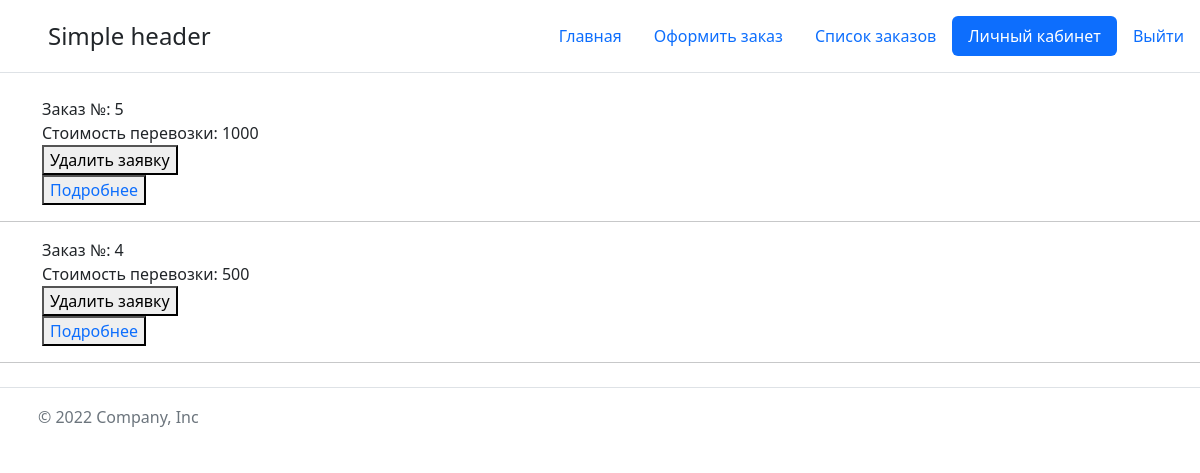
/account/carrier/order (signed in), run on an earlier commit of the app's database.
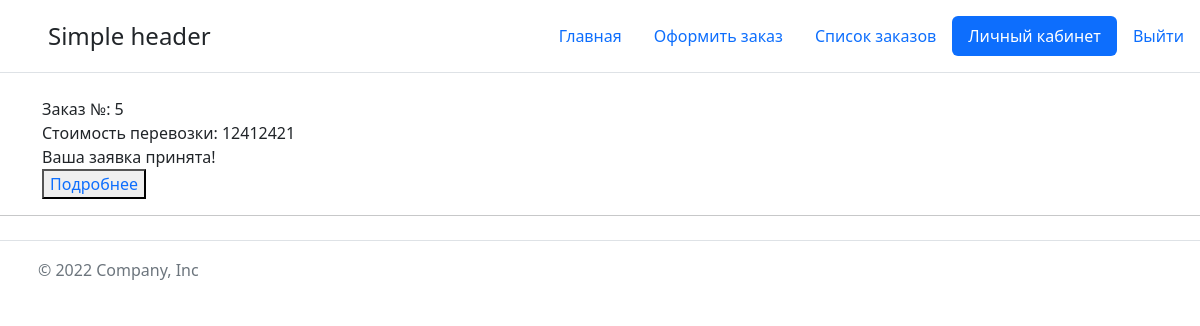
And on a later commit of the database.
### main/models.py (models this page shows, shortened)
class Order_wait_list(models.Model):
    order = models.ForeignKey(Order, on_delete=models.CASCADE, verbose_name='Заказ', related_name='order_in_w_list')
    carrier = models.ForeignKey(User, on_delete=models.CASCADE, verbose_name='Доставщик', related_name='carrier_order')
    carrier_price = models.DecimalField(verbose_name='Стоимость', max_digits=19, decimal_places=0)
    data_add_to_wait_list = models.DateTimeField(verbose_name='Дата создания заявки', auto_now_add=True)
    is_selected = models.BooleanField(default=False, verbose_name='Выбрана заказчиком')

class Order(models.Model):
    company = models.ForeignKey(User, on_delete=models.PROTECT, related_name='order_author')
    company_name = models.CharField(max_length=100)
    address_city = models.CharField(max_length=50)
    address_street = models.CharField(max_length=100, blank=True, null=True)
    full_address = models.CharField(max_length=150)
    address_city_to = models.CharField(max_length=50)
    address_street_to = models.CharField(max_length=100, blank=True, null=True)
    full_address_to = models.CharField(max_length=150)
    price = models.DecimalField(verbose_name='Стоимость', max_digits=19, decimal_places=0, blank=True, null=True)
    carrier = models.ForeignKey('Order_wait_list', on_delete=models.SET_NULL, related_name='order_carrier',
                                   blank=True, null=True,)
    is_complete = models.BooleanField(default=False, blank=True, null=True)
    is_payments = models.BooleanField(default=False, blank=True, null=True)
    data = models.DateTimeField(auto_now_add=True, blank=True, null=True)
    data_update = models.DateTimeField(auto_now=True, blank=True, null=True)
    is_hidden = models.BooleanField(default=False, verbose_name='Скрыт от пользователя (думает что удален!)')
    def __str__(self):
        return f'{self.id}'

### main/views.py (the view)
# urls.py: path('account/carrier/order', views.user_carrier_order_list, name='carrier'),
def user_carrier_order_list(request):
    paginate_by = 2
    p = Order_wait_list.objects.all().order_by('-id').filter(carrier=request.user)
    paginator = Paginator(p, paginate_by)
    page_number = request.GET.get('page')
    page_obj = paginator.get_page(page_number)
    page_paginator = page_obj.has_other_pages()
    if request.method == 'POST':
        Order_wait_list.objects.filter(pk=request.POST['order']).delete()
        return render(request, 'main/user_order_carrier_list.html', {
            'title': 'Ваши заказы', 'active_account': 'active', 'page_paginator': page_paginator,
            'page_obj': page_obj
        })
    return render(request, 'main/user_order_carrier_list.html', {
        'title': 'Ваши заказы', 'active_account': 'active', 'page_paginator': page_paginator, 'page_obj': page_obj
    })

### main/templates/main/user_order_carrier_list.html (shortened to what this page needs)
{% extends 'main/base.html' %}
{% block content %}
{%for item in page_obj%}
<div class="container">
    <div class="wrapper">
        <ul>
            <li><p>Заказ №: {{item.order}}</p></li>
            <li><p>Стоимость перевозки: {{item.carrier_price}}</p></li>
            {% if item.is_selected == False %}
            <form action="#" method="post">
                <button id="submit_carrier_order" type="submit">Удалить заявку</button>
            </form>
            {% else %}
            <p>Ваша заявка принята!</p>
            {% endif %}
            <button type="submit">
                <a href="{%url 'order_detail' item.order%}">Подробнее</a>
            </button>
        </ul>
    </div>
</div>
<hr>
{%endfor%}
{% endblock %}

What changed in the data, as far as the page shows it:
removed Order_wait_list: order "5", carrier_price "1000"
removed Order_wait_list: order "4", carrier_price "500"
added Order_wait_list: order "5", carrier_price "12412421", is_selected "Ваша заявка принята!"
